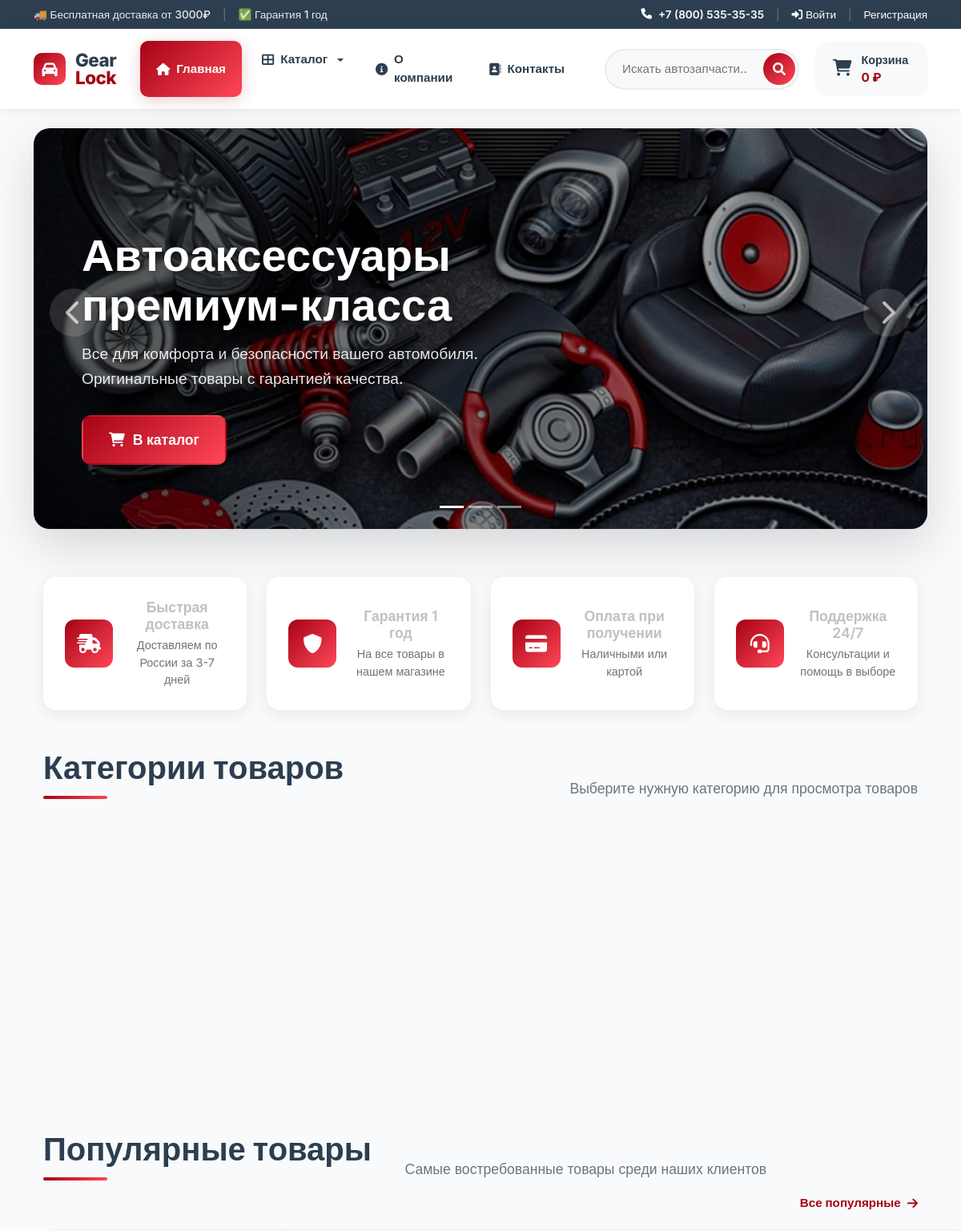
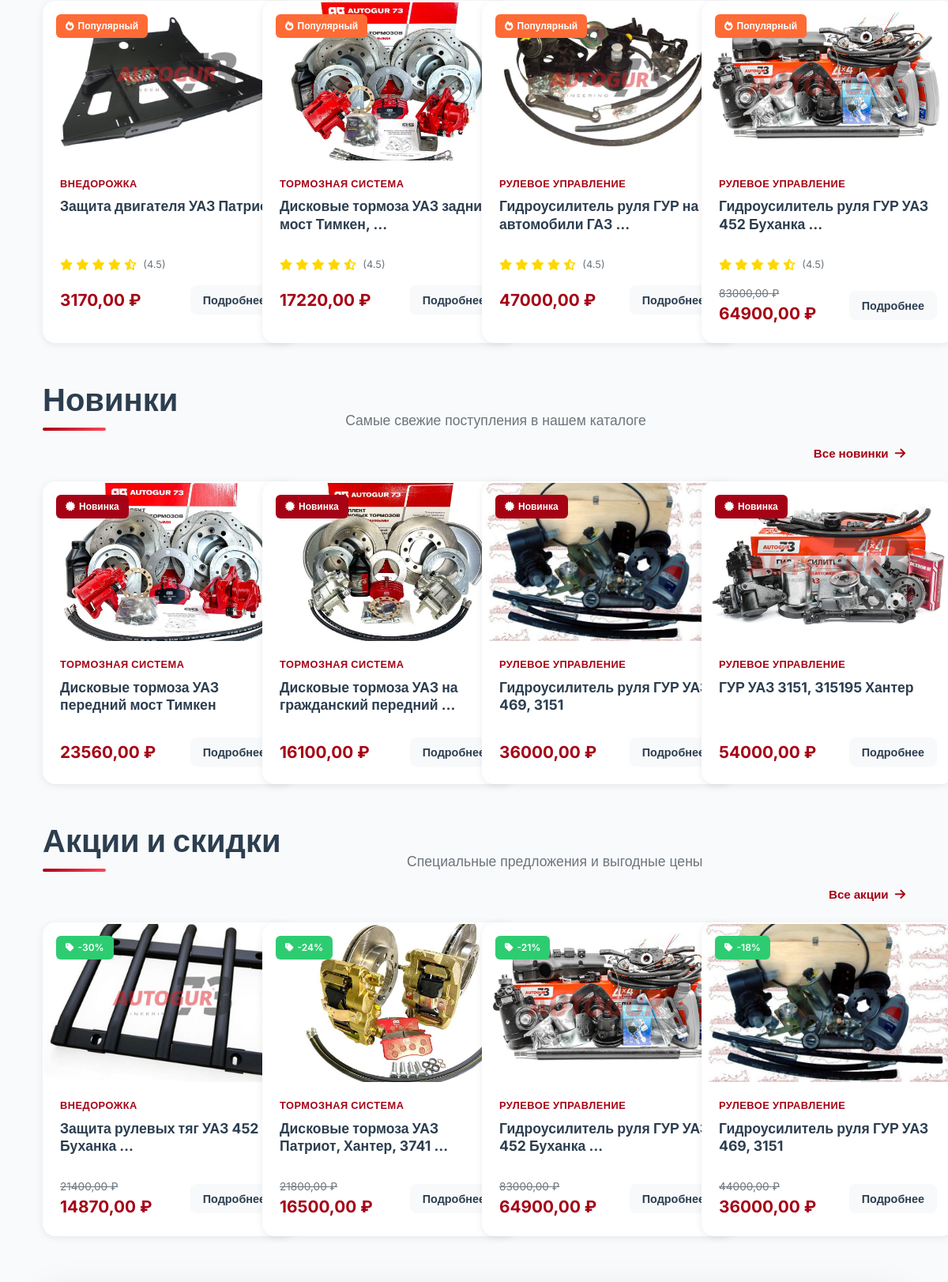
The page / (upper part) on the database its author committed (2 pictures, top to bottom).
### catalog/models.py (models this page shows, shortened)
class Product(models.Model):
    AVAILABILITY_CHOICES = [
        ('in_stock', 'В наличии'),
        ('limited', 'Мало'),
        ('out_of_stock', 'Нет в наличии'),
        ('preorder', 'Под заказ'),
    ]
    name = models.CharField('Название', max_length=200)
    slug = models.SlugField('URL', max_length=200, unique=True, blank=True)  # Добавили blank=True
    category = models.ForeignKey(Category, on_delete=models.CASCADE,
                               related_name='products')
    brand = models.ForeignKey(Brand, on_delete=models.CASCADE,
                            related_name='products', null=True, blank=True)
    sku = models.CharField('Артикул', max_length=50, unique=True)
    price = models.DecimalField('Цена', max_digits=10, decimal_places=2)
    old_price = models.DecimalField('Старая цена', max_digits=10,
                                   decimal_places=2, null=True, blank=True)
    description = models.TextField('Описание')
    features = models.TextField('Характеристики', blank=True)
    availability = models.CharField('Наличие', max_length=20,
                                  choices=AVAILABILITY_CHOICES, default='in_stock')
    quantity = models.IntegerField('Количество', default=0)
    is_active = models.BooleanField('Активный', default=True)
    is_new = models.BooleanField('Новинка', default=False)
    is_sale = models.BooleanField('Распродажа', default=False)
    is_featured = models.BooleanField('Рекомендуемый', default=False)
    created_at = models.DateTimeField('Дата создания', auto_now_add=True)
    updated_at = models.DateTimeField('Дата обновления', auto_now=True)
    class Meta:
        verbose_name = 'Товар'
        verbose_name_plural = 'Товары'
        ordering = ['-created_at']
    @property
    def discount_percent(self):
        if self.old_price and self.old_price > self.price:
            return int((1 - self.price / self.old_price) * 100)
        return 0
    @property
    def main_image(self):
        image = self.images.filter(is_main=True).first()
        if image:
            return image.image
        return None

class ProductImage(models.Model):
    product = models.ForeignKey(Product, on_delete=models.CASCADE,
                              related_name='images')
    image = models.ImageField('Изображение', upload_to='products/')
    is_main = models.BooleanField('Основное', default=False)
    order = models.IntegerField('Порядок', default=0)
    class Meta:
        verbose_name = 'Изображение товара'
        verbose_name_plural = 'Изображения товаров'
        ordering = ['is_main', 'order']

class Category(models.Model):
    name = models.CharField('Название', max_length=200)
    slug = models.SlugField('URL', max_length=200, unique=True, blank=True)
    parent = models.ForeignKey('self', on_delete=models.CASCADE,
                             null=True, blank=True, related_name='children')
    image = models.ImageField('Изображение', upload_to='categories/', null=True, blank=True)
    description = models.TextField('Описание', blank=True)
    order = models.IntegerField('Порядок', default=0)
    class Meta:
        verbose_name = 'Категория'
        verbose_name_plural = 'Категории'
        ordering = ['order', 'name']

### catalog/views.py (the view)
# urls.py: path('', views.home, name='home'),  # /catalog/
def home(request):
    categories = Category.objects.filter(parent__isnull=True).exclude(slug='').prefetch_related('children')
    featured_products = Product.objects.filter(
        is_active=True,
        is_featured=True
    )[:8]
    new_products = Product.objects.filter(
        is_active=True,
        is_new=True
    )[:8]
    sale_products = Product.objects.filter(
        is_active=True,
        is_sale=True
    ).exclude(old_price__isnull=True)[:8]
    main_categories = categories[:6]
    context = {
        'featured_products': featured_products,
        'new_products': new_products,
        'sale_products': sale_products,
        'categories': main_categories,
    }
    return render(request, 'catalog/home.html', context)

### cart/cart.py (called while the page is built)
    def get_total_price(self):
        return sum(
            float(item['price']) * item['quantity']
            for item in self.cart.values()
        )

    def __len__(self):
        return sum(item['quantity'] for item in self.cart.values())

### cart/context_processors.py (called while the page is built)
def cart(request):
    return {'cart': Cart(request)}

### catalog/context_processors.py (called while the page is built)
def categories(request):
    main_categories = Category.objects.filter(
        parent__isnull=True
    ).exclude(
        slug=''
    ).exclude(
        slug__isnull=True
    ).prefetch_related('children').order_by('order', 'name')
    return {
        'categories': main_categories,
        'all_categories': Category.objects.exclude(slug='').exclude(slug__isnull=True)
    }

### templates/catalog/home.html (shortened to what this page needs)
{% extends 'base.html' %}
{% block content %}
<section class="hero-section">
    <div id="mainCarousel" class="carousel slide" data-bs-ride="carousel" data-bs-interval="5000">
        <div class="carousel-indicators">
            <button type="button" data-bs-target="#mainCarousel" data-bs-slide-to="0" class="active"></button>
            <button type="button" data-bs-target="#mainCarousel" data-bs-slide-to="1"></button>
            <button type="button" data-bs-target="#mainCarousel" data-bs-slide-to="2"></button>
        </div>
        <div class="carousel-inner">
            <div class="carousel-item active">
                <div class="hero-slide" style="background-image: url('/static/images/avtoacc.webp')">
                    <div class="hero-overlay"></div>
                    <div class="hero-content">
                        <h1 class="hero-title">Автоаксессуары премиум-класса</h1>
                        <p class="hero-subtitle">Все для комфорта и безопасности вашего автомобиля. Оригинальные товары с гарантией качества.</p>
                        <a href="{% url 'catalog:product_list' %}" class="hero-btn">
                            <i class="fas fa-shopping-cart"></i>
                            В каталог
                        </a>
                    </div>
                </div>
            </div>
        </div>
        <button class="carousel-control-prev" type="button" data-bs-target="#mainCarousel" data-bs-slide="prev">
            <i class="fas fa-chevron-left fa-2x"></i>
        </button>
        <button class="carousel-control-next" type="button" data-bs-target="#mainCarousel" data-bs-slide="next">
            <i class="fas fa-chevron-right fa-2x"></i>
        </button>
    </div>
</section>
<section class="features-section mb-5">
    <div class="container">
        <div class="features-grid">
            <div class="feature-card">
                <div class="feature-icon">
                    <i class="fas fa-shipping-fast"></i>
                </div>
                <div class="feature-content">
                    <h4>Быстрая доставка</h4>
                    <p>Доставляем по России за 3-7 дней</p>
                </div>
            </div>
            <div class="feature-card">
                <div class="feature-icon">
                    <i class="fas fa-shield-alt"></i>
                </div>
                <div class="feature-content">
                    <h4>Гарантия 1 год</h4>
                    <p>На все товары в нашем магазине</p>
                </div>
            </div>
            <div class="feature-card">
                <div class="feature-icon">
                    <i class="fas fa-credit-card"></i>
                </div>
                <div class="feature-content">
                    <h4>Оплата при получении</h4>
                    <p>Наличными или картой</p>
                </div>
            </div>
            <div class="feature-card">
                <div class="feature-icon">
                    <i class="fas fa-headset"></i>
                </div>
                <div class="feature-content">
                    <h4>Поддержка 24/7</h4>
                    <p>Консультации и помощь в выборе</p>
                </div>
            </div>
        </div>
    </div>
</section>
<section class="categories-section mb-5">
    <div class="container">
        <div class="section-header mb-4">
            <h2 class="section-title">Категории товаров</h2>
            <p class="section-subtitle">Выберите нужную категорию для просмотра товаров</p>
        </div>
        <div class="categories-grid">
        </div>
    </div>
</section>
<section class="products-section mb-5">
    <div class="container">
        <div class="section-header mb-4">
            <h2 class="section-title">Популярные товары</h2>
            <p class="section-subtitle">Самые востребованные товары среди наших клиентов</p>
            <a href="{% url 'catalog:product_list' %}?sort=popular" class="view-all-link">
                Все популярные
                <i class="fas fa-arrow-right"></i>
            </a>
        </div>
        <div class="products-grid">
            {% for product in featured_products %}
            <div class="product-card">
                <div class="product-badge popular">
                    <i class="fas fa-fire"></i>
                    Популярный
                </div>
                <div class="product-image">
                    {% if product.main_image %}
                        <img src="{{ product.main_image.url }}" alt="{{ product.name }}">
                    {% else %}
                        <img src="https://via.placeholder.com/300x200?text=GearLock" alt="{{ product.name }}">
                    {% endif %}
                </div>
                <div class="product-content">
                    <span class="product-category">{{ product.category.name }}</span>
                    <h3 class="product-title">{{ product.name|truncatewords:6 }}</h3>
                    <div class="product-rating">
                        <div class="stars">
                            <i class="fas fa-star"></i>
                            <i class="fas fa-star"></i>
                            <i class="fas fa-star"></i>
                            <i class="fas fa-star"></i>
                            <i class="fas fa-star-half-alt"></i>
                        </div>
                        <span class="rating-count">({{ product.rating|default:'4.5' }})</span>
                    </div>
                    <div class="product-footer">
                        <div class="product-price">
                            {% if product.old_price %}
                            <span class="old-price">{{ product.old_price }} ₽</span>
                            {% endif %}
                            <span class="current-price">{{ product.price }} ₽</span>
                        </div>
                        <div class="product-actions">
                            <a href="{% url 'catalog:product_detail' product.slug %}" class="btn-details">
                                Подробнее
                            </a>
                        </div>
                    </div>
                </div>
            </div>
            {% endfor %}
        </div>
    </div>
</section>
<section class="products-section mb-5">
    <div class="container">
        <div class="section-header mb-4">
            <h2 class="section-title">Новинки</h2>
            <p class="section-subtitle">Самые свежие поступления в нашем каталоге</p>
            <a href="{% url 'catalog:product_list' %}?sort=new" class="view-all-link">
                Все новинки
                <i class="fas fa-arrow-right"></i>
            </a>
        </div>
        <div class="products-grid">
            {% for product in new_products %}
            <div class="product-card">
                <div class="product-badge new">
                    <i class="fas fa-certificate"></i>
                    Новинка
                </div>
                <div class="product-image">
                    {% if product.main_image %}
                        <img src="{{ product.main_image.url }}" alt="{{ product.name }}">
                    {% else %}
                        <img src="https://via.placeholder.com/300x200?text=GearLock" alt="{{ product.name }}">
                    {% endif %}
                </div>
                <div class="product-content">
                    <span class="product-category">{{ product.category.name }}</span>
                    <h3 class="product-title">{{ product.name|truncatewords:6 }}</h3>
                    <div class="product-footer">
                        <div class="product-price">
                            <span class="current-price">{{ product.price }} ₽</span>
                        </div>
                        <div class="product-actions">
                            <a href="{% url 'catalog:product_detail' product.slug %}" class="btn-details">
                                Подробнее
                            </a>
                        </div>
                    </div>
                </div>
            </div>
            {% endfor %}
        </div>
    </div>
</section>
<section class="products-section mb-5" id="sale-section">
    <div class="container">
        <div class="section-header mb-4">
            <h2 class="section-title">Акции и скидки</h2>
            <p class="section-subtitle">Специальные предложения и выгодные цены</p>
            <a href="{% url 'catalog:product_list' %}?on_sale=true" class="view-all-link">
                Все акции
                <i class="fas fa-arrow-right"></i>
            </a>
        </div>
        <div class="products-grid">
            {% for product in sale_products %}
            <div class="product-card">
                <div class="product-badge sale">
                    <i class="fas fa-tag"></i>
                    -{{ product.discount_percent|default:"20" }}%
                </div>
                <div class="product-image">
                <img src="{{ product.main_image.url }}" alt="{{ product.name }}">
                </div>
                <div class="product-content">
                    <span class="product-category">{{ product.category.name }}</span>
                    <h3 class="product-title">{{ product.name|truncatewords:6 }}</h3>
                    <div class="product-footer">
                        <div class="product-price">
                            <span class="old-price">{{ product.old_price }} ₽</span>
                            <span class="current-price">{{ product.price }} ₽</span>
                        </div>
                        <div class="product-actions">
                            <a href="{% url 'catalog:product_detail' product.slug %}" class="btn-details">
                                Подробнее
                            </a>
                        </div>
                    </div>
                </div>
            </div>
            {% endfor %}
        </div>
    </div>
</section>
{% endblock %}

### rows shown on the page
Product: main_image (picture), category.name "ВНЕДОРОЖКА", name "Защита двигателя УАЗ Патриот", rating "4.5", price "3170,00"
Product: main_image (picture), category.name "ТОРМОЗНАЯ СИСТЕМА", name "Дисковые тормоза УАЗ задний мост Тимкен, …", rating "4.5", price "17220,00"
Product: main_image (picture), category.name "РУЛЕВОЕ УПРАВЛЕНИЕ", name "Гидроусилитель руля ГУР на автомобили ГАЗ …", rating "4.5", price "47000,00"
Product: main_image (picture), category.name "РУЛЕВОЕ УПРАВЛЕНИЕ", name "Гидроусилитель руля ГУР УАЗ 452 Буханка …", rating "4.5", old_price "83000,00", price "64900,00", discount_percent "21"
Product: main_image (picture), category.name "ТОРМОЗНАЯ СИСТЕМА", name "Дисковые тормоза УАЗ передний мост Тимкен", price "23560,00"
Product: main_image (picture), category.name "ТОРМОЗНАЯ СИСТЕМА", name "Дисковые тормоза УАЗ на гражданский передний …", price "16100,00"
Product: main_image (picture), category.name "РУЛЕВОЕ УПРАВЛЕНИЕ", name "Гидроусилитель руля ГУР УАЗ 469, 3151", price "36000,00", discount_percent "18", old_price "44000,00"
Product: main_image (picture), category.name "РУЛЕВОЕ УПРАВЛЕНИЕ", name "ГУР УАЗ 3151, 315195 Хантер", price "54000,00"
Product: discount_percent "30", main_image (picture), category.name "ВНЕДОРОЖКА", name "Защита рулевых тяг УАЗ 452 Буханка …", old_price "21400,00", price "14870,00"
Product: discount_percent "24", main_image (picture), category.name "ТОРМОЗНАЯ СИСТЕМА", name "Дисковые тормоза УАЗ Патриот, Хантер, 3741 …", old_price "21800,00", price "16500,00"
